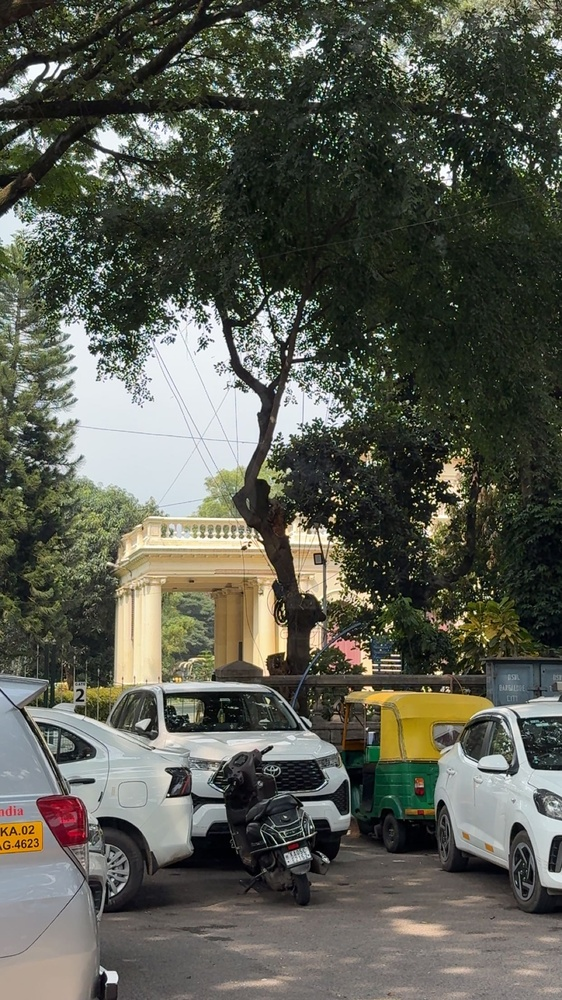
#> input picture input-IMG/5b369f9c-02fd-41ad-adc2-88f81ffe7075.jpg, 562 x 1000 px, shrunk from 1242 x 2208 before the run; its folder holds only this picture in this run
$ python -i circuit_burn_filters_v1.py   (imports and definitions only)
#> lines starting #> are read from the running program, lines starting #| are printed output that depends on the picture
#> further down, picture is the input picture: PIL image 562x1000 RGB; mean R, G, B 89.3, 91.3, 80.9
"""
circuit_burn_filters.py  –  30 psychedelic / circuit-burn filters
==================================================================
Drop images into a folder called  'wallter'  next to this script.
Results go to  'wallter_output/<filter_name>/'.

Dependencies:  pip install Pillow numpy
"""

import os, sys, glob, math
import numpy as np
from pathlib import Path
from PIL import Image, ImageFilter, ImageEnhance, ImageOps

# ── paths ──────────────────────────────────────────────────────────────────────
INPUT_FOLDER  = "jesse"
OUTPUT_FOLDER = "circuitburn_V1"
SUPPORTED     = {".jpg", ".jpeg", ".png", ".bmp", ".tiff", ".webp"}

# ── helpers ────────────────────────────────────────────────────────────────────

# [14 lines left out: functions load_images, save, not called in this run]

def to_arr(img):
    return np.asarray(img.convert("RGB"), dtype=np.float32)

def to_img(arr):
    return Image.fromarray(np.clip(arr, 0, 255).astype(np.uint8), "RGB")

def saturate(img_pil, factor):
    """Boost saturation – uses PIL's Color enhancer (correct API)."""
    return ImageEnhance.Color(img_pil).enhance(factor)

def build_lut(fn):
    return [int(np.clip(fn(i), 0, 255)) for i in range(256)]


# ══════════════════════════════════════════════════════════════════════════════
#  FILTERS 01 – 30
# ══════════════════════════════════════════════════════════════════════════════

# ── 01. acid_palette ──────────────────────────────────────────────────────────
# [166 lines left out: functions acid_palette, thermal_vision, vhs_glitch, chromatic_melt, neon_edge_burn, psychedelic_solarise and 9 more, not called in this run]

# ── 18. neural_dissolve ───────────────────────────────────────────────────────
def neural_dissolve(img):
    """Multi-scale frequency decomposition, each band false-coloured."""
    pil = img.convert("RGB"); arr = to_arr(pil)
    b1  = to_arr(pil.filter(ImageFilter.GaussianBlur(2)))
    b2  = to_arr(pil.filter(ImageFilter.GaussianBlur(8)))
#> in to_arr (call 3), `return np.asarray(img.convert("RGB"), dtype=np.float32)`:
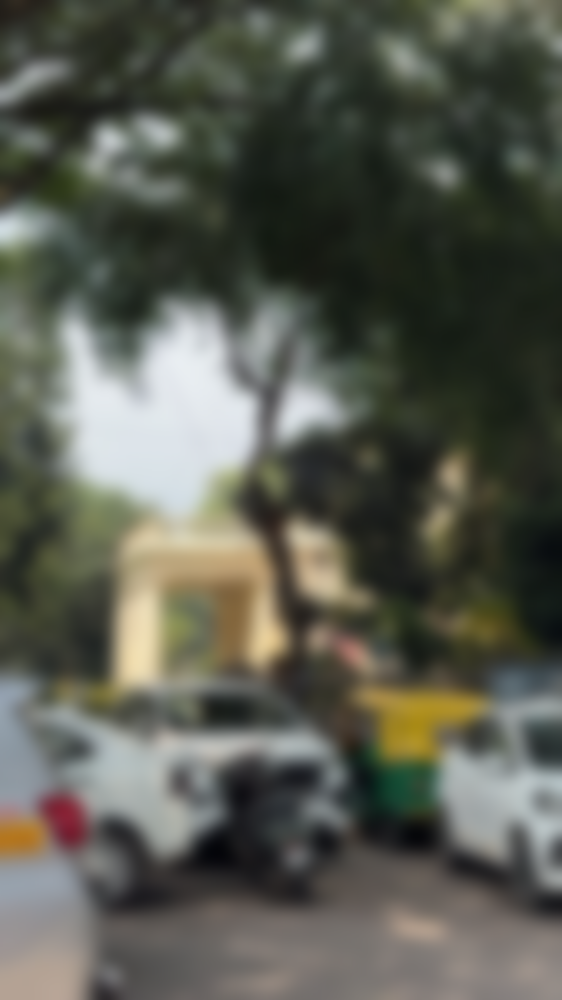
#> returned value: shape (1000, 562, 3) float32; mean of channels 0, 1, 2 89.3, 91.3, 80.9; drawn as R, G, B
    b3  = to_arr(pil.filter(ImageFilter.GaussianBlur(24)))
#> in to_arr (call 4), `return np.asarray(img.convert("RGB"), dtype=np.float32)`:
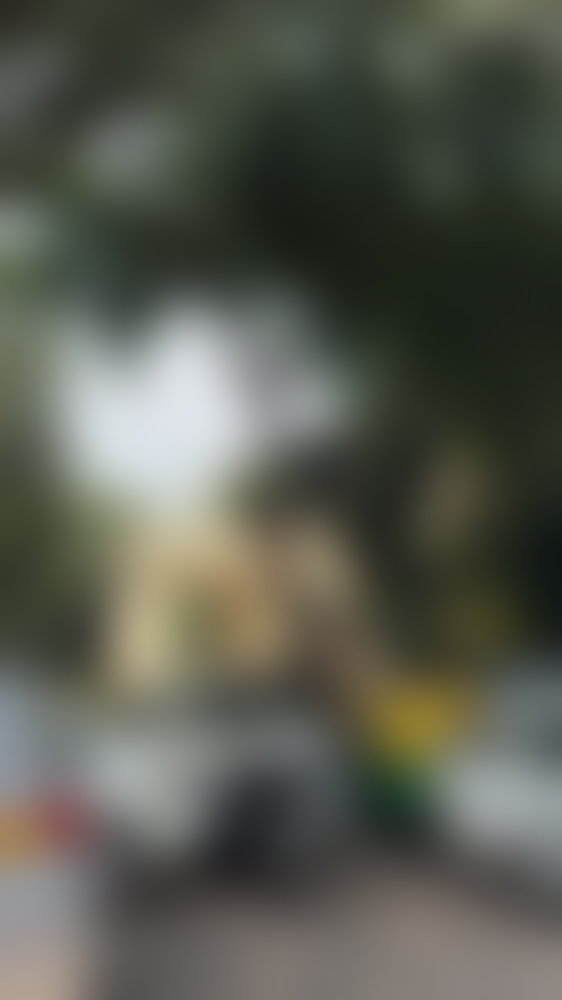
#> returned value: shape (1000, 562, 3) float32; mean of channels 0, 1, 2 89.3, 91.3, 80.9; drawn as R, G, B
    lum = lambda b: np.abs(b).mean(axis=2)
    h, w = arr.shape[:2]
#> h = 1000; w = 562
    out = np.zeros((h, w, 3), dtype=np.float32)
    out[:,:,0] = lum(arr-b1)*3
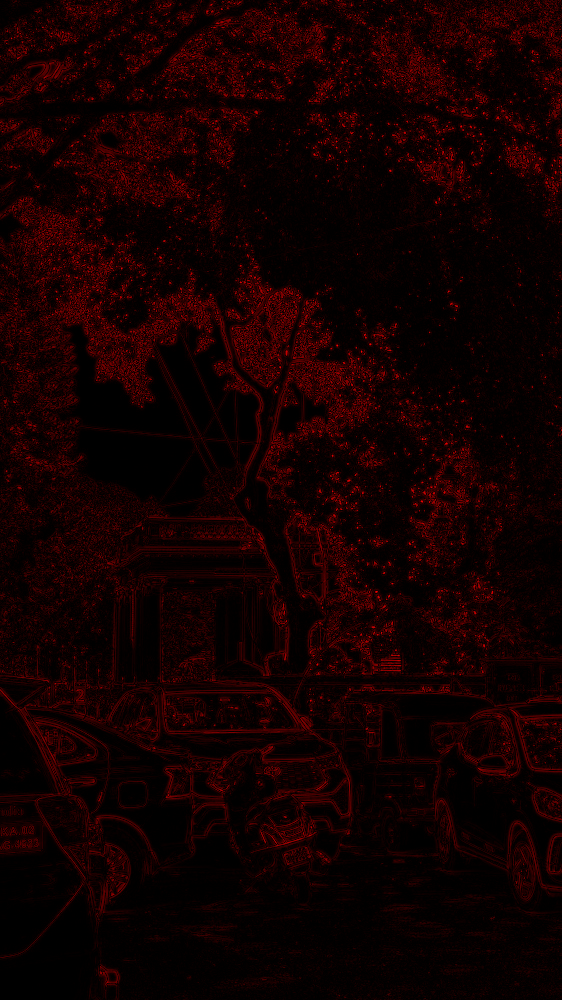
#> out: shape (1000, 562, 3) float32; mean R, G, B 45.3, 0, 0; drawn with min black and max white
    out[:,:,1] = lum(b1-b2)*3
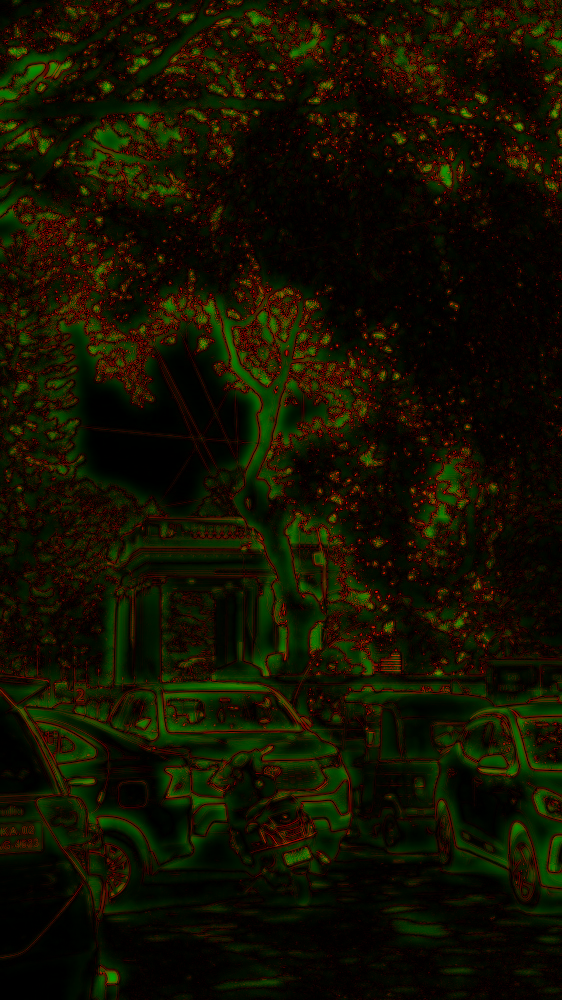
#> out: shape (1000, 562, 3) float32; mean R, G, B 45.3, 40.4, 0; drawn with min black and max white
    out[:,:,2] = lum(b2-b3)*4 + 40
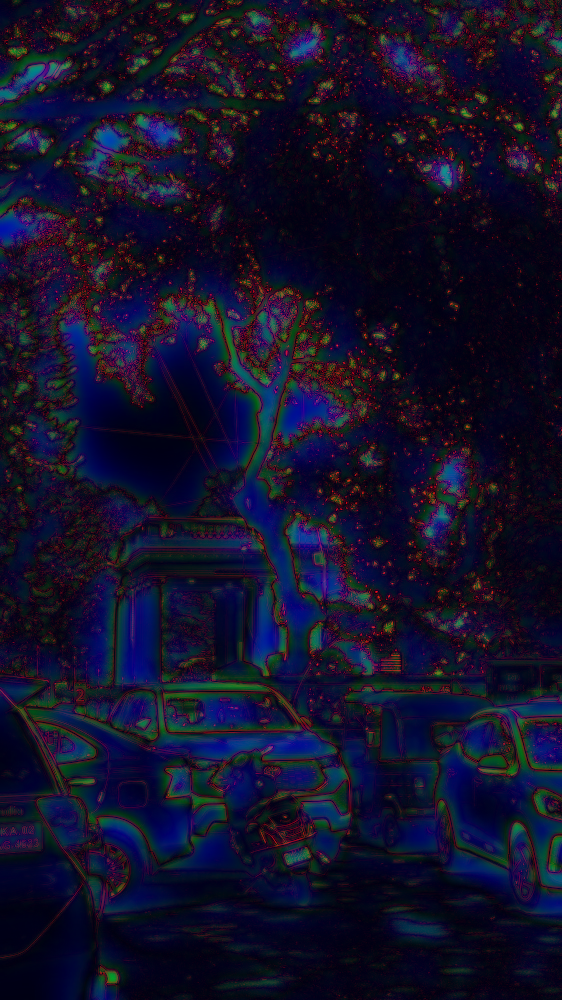
#> out: shape (1000, 562, 3) float32; mean R, G, B 45.3, 40.4, 96.2; drawn with min black and max white
    return saturate(to_img(np.clip(arr*0.2+out, 0, 255)), 3.0)
#> in to_img, `return Image.fromarray(np.clip(arr, 0, 255).astype(np.uint8), "RGB")`:
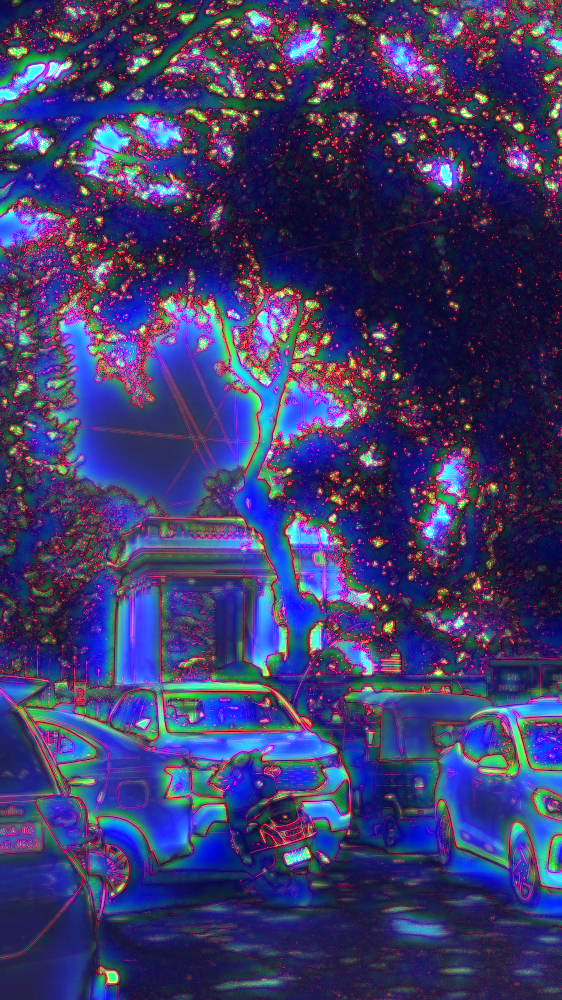
#> returned value: PIL image 562x1000 RGB; mean R, G, B 61.4, 58, 110.3
#> in saturate, `return ImageEnhance.Color(img_pil).enhance(factor)`:
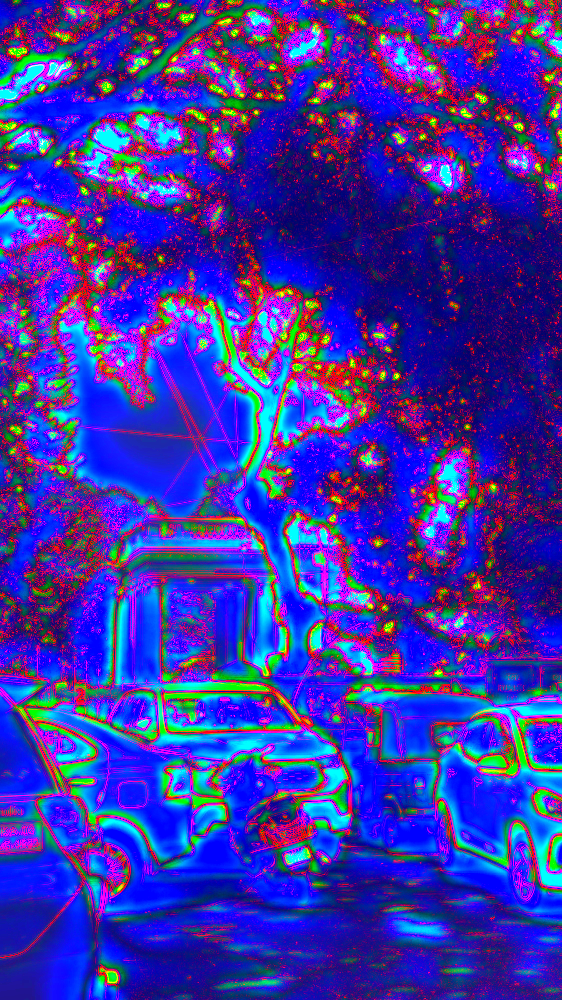
#> returned value: PIL image 562x1000 RGB; mean R, G, B 60.8, 49.1, 167.5

# ── 19. plasma_interference ───────────────────────────────────────────────────
# [128 lines left out: functions plasma_interference, cobalt_overload, lime_poison, xray_film, lava_flow, oil_slick and 4 more, not called in this run]


# ══════════════════════════════════════════════════════════════════════════════
#  REGISTRY
# ══════════════════════════════════════════════════════════════════════════════
FILTERS = {
    "01_acid_palette":          acid_palette,
    "02_thermal_vision":        thermal_vision,
    "03_vhs_glitch":            vhs_glitch,
    "04_chromatic_melt":        chromatic_melt,
    "05_neon_edge_burn":        neon_edge_burn,
    "06_psychedelic_solarise":  psychedelic_solarise,
    "07_false_color_terrain":   false_color_terrain,
    "10_electric_sky":          electric_sky,
    "11_circuit_trace":         circuit_trace,
    "12_rainbow_scan":          rainbow_scan,
    "13_uv_flood":              uv_flood,
    "14_infrared_foliage":      infrared_foliage,
    "15_glitch_datamosh":       glitch_datamosh,
    "16_negative_burn":         negative_burn,
    "17_holographic_sheen":     holographic_sheen,
    "18_neural_dissolve":       neural_dissolve,
    "19_plasma_interference":   plasma_interference,
    "22_cobalt_overload":       cobalt_overload,
    "23_lime_poison":           lime_poison,
    "24_xray_film":             xray_film,
    "25_lava_flow":             lava_flow,
    "26_oil_slick":             oil_slick,
    "27_deep_sea":              deep_sea,
    "28_candy_chrome":          candy_chrome,
    "29_crimson_noir":          crimson_noir,
    "30_aurora_bleed":          aurora_bleed,
}


# ══════════════════════════════════════════════════════════════════════════════
#  MAIN
# ══════════════════════════════════════════════════════════════════════════════
# [21 lines left out: function main, not called in this run]

# [2 lines not run here, left out]

>>> from PIL import Image
>>> picture = Image.open('../input-IMG/5b369f9c-02fd-41ad-adc2-88f81ffe7075.jpg')
>>> result = neural_dissolve(picture)

$ run again, on input-IMG/lake.jpg
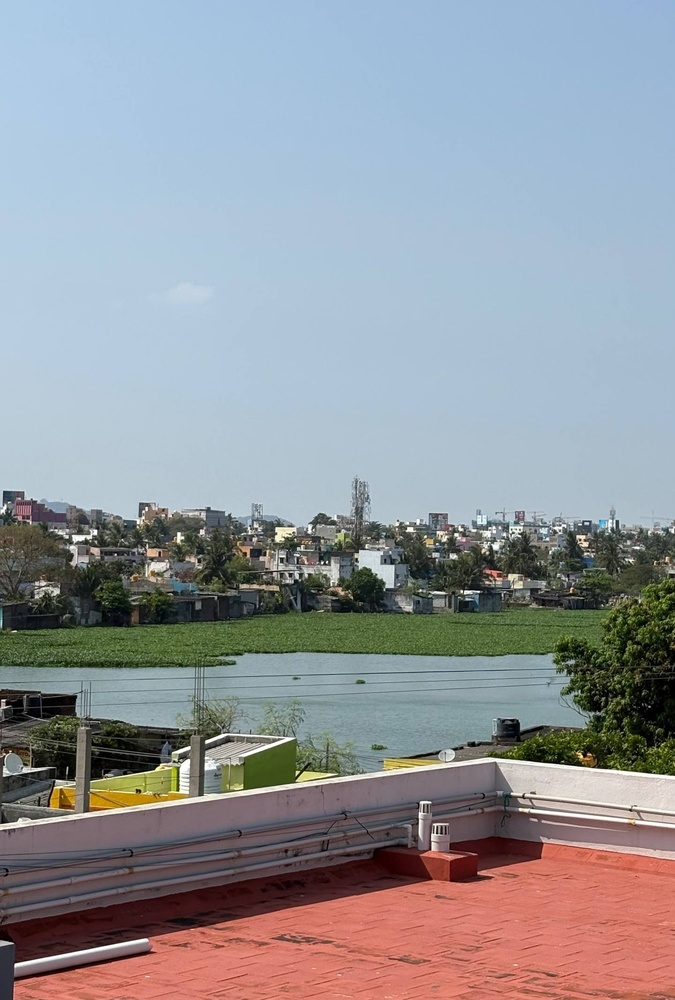
#> input picture input-IMG/lake.jpg, 675 x 1000 px, shrunk from 1440 x 2132 before the run
#> picture is the input picture: PIL image 675x1000 RGB; mean R, G, B 146.6, 150, 155.7
#> in neural_dissolve, `out[:,:,2] = lum(b2-b3)*4 + 40`:
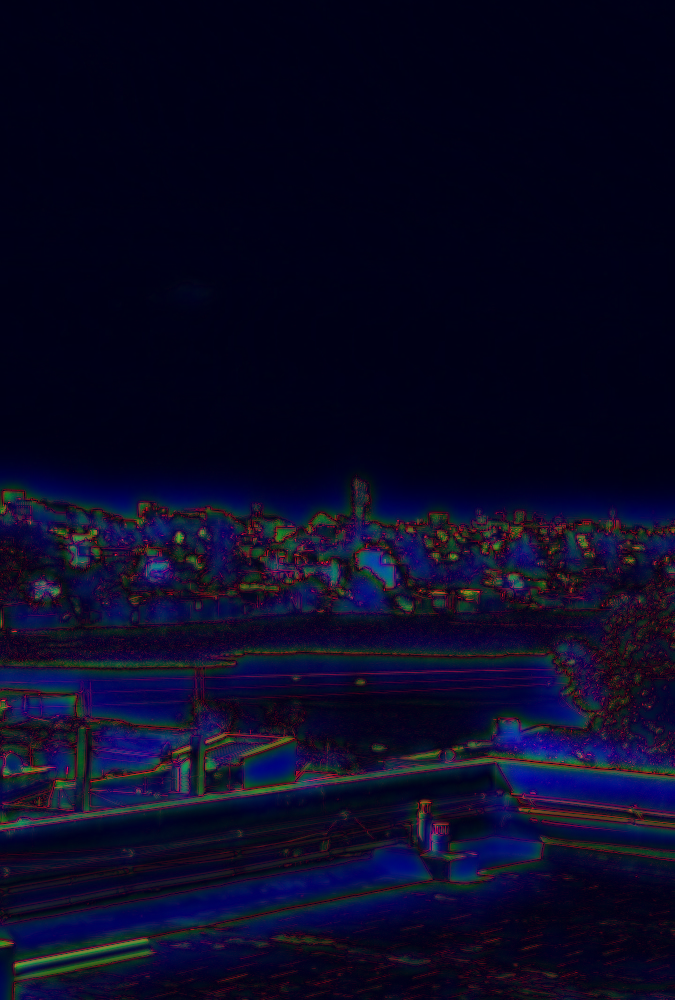
#> out: shape (1000, 675, 3) float32; mean R, G, B 19.1, 18.1, 68.6; drawn with min black and max white
#> in saturate, `return ImageEnhance.Color(img_pil).enhance(factor)`:
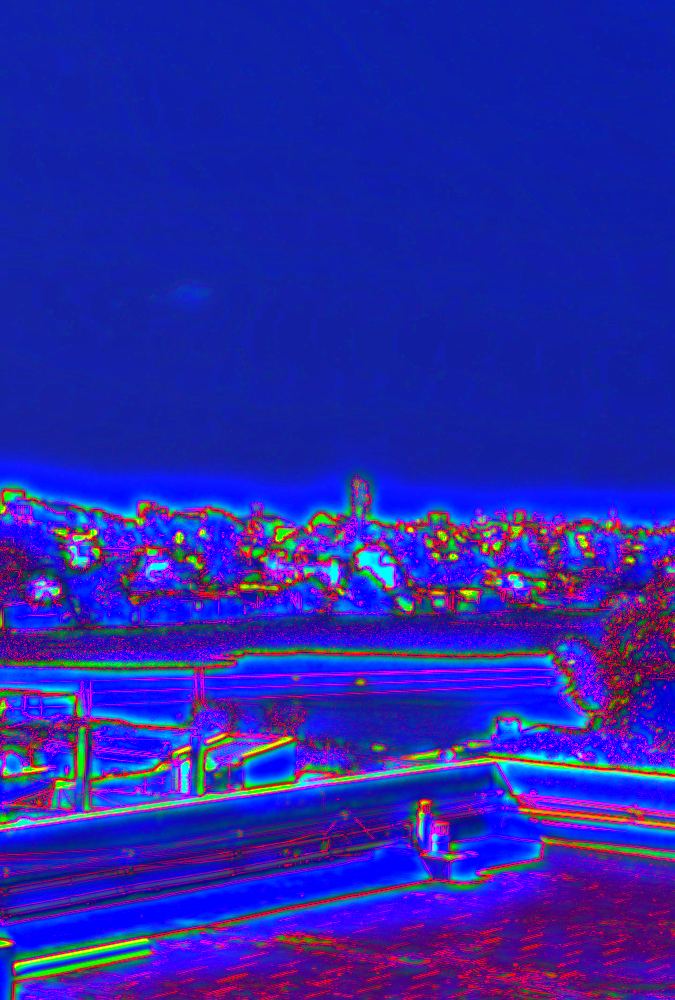
#> returned value: PIL image 675x1000 RGB; mean R, G, B 39.7, 38, 173.1
